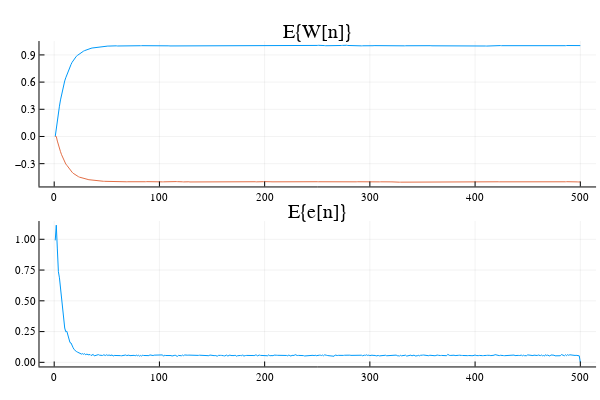

Source (notebook cell):
### Code cell
p1 = plot(w', title = "E{W[n]}", legend = false)
p2 = plot(erro', title = "E{e[n]}", legend = false)
plot(p1, p2, layout = (2,1))

### Figure 1 — Plotly figure (JSON) as saved in the notebook; plotly's stock layout.template omitted (floating-point values rounded to 4 significant figures; data arrays with more than 128 entries replaced by an {"elided": "..."} marker saying what was removed)
{"data": [{"colorbar": {"title": ""}, "legendgroup": "y1", "line": {"color": "rgba(0, 154, 250, 1.000)", "dash": "solid", "shape": "linear", "width": 1}, "mode": "lines", "name": "y1", "showlegend": true, "type": "scatter", "x": {"elided": "500 int values"}, "xaxis": "x1", "y": {"elided": "500 float values"}, "yaxis": "y1", "zmax": null, "zmin": null}, {"colorbar": {"title": ""}, "legendgroup": "y2", "line": {"color": "rgba(227, 111, 71, 1.000)", "dash": "solid", "shape": "linear", "width": 1}, "mode": "lines", "name": "y2", "showlegend": true, "type": "scatter", "x": {"elided": "500 int values"}, "xaxis": "x1", "y": {"elided": "500 float values"}, "yaxis": "y1", "zmax": null, "zmin": null}, {"colorbar": {"title": ""}, "legendgroup": "y1", "line": {"color": "rgba(0, 154, 250, 1.000)", "dash": "solid", "shape": "linear", "width": 1}, "mode": "lines", "name": "y1", "showlegend": true, "type": "scatter", "x": {"elided": "500 int values"}, "xaxis": "x2", "y": {"elided": "500 float values"}, "yaxis": "y2", "zmax": null, "zmin": null}], "layout": {"annotations": [{"font": {"color": "rgba(0, 0, 0, 1.000)", "family": "sans-serif", "size": 20}, "rotation": 0, "showarrow": false, "text": "E{W[n]}", "x": 0.5296, "xanchor": "center", "xref": "paper", "y": 1, "yanchor": "top", "yref": "paper"}, {"font": {"color": "rgba(0, 0, 0, 1.000)", "family": "sans-serif", "size": 20}, "rotation": 0, "showarrow": false, "text": "E{e[n]}", "x": 0.5296, "xanchor": "center", "xref": "paper", "y": 0.5, "yanchor": "top", "yref": "paper"}], "height": 400, "margin": {"b": 20, "l": 0, "r": 0, "t": 20}, "paper_bgcolor": "rgba(255, 255, 255, 1.000)", "plot_bgcolor": "rgba(255, 255, 255, 1.000)", "showlegend": false, "width": 600, "xaxis1": {"anchor": "y1", "domain": [0.06582, 0.9934], "gridcolor": "rgba(0, 0, 0, 0.100)", "gridwidth": 0.5, "linecolor": "rgba(0, 0, 0, 1.000)", "mirror": false, "range": [-13.97, 515.0], "showgrid": true, "showline": true, "showticklabels": true, "tickangle": 0, "tickcolor": "rgb(0, 0, 0)", "tickfont": {"color": "rgba(0, 0, 0, 1.000)", "family": "sans-serif", "size": 11}, "tickmode": "array", "ticks": "inside", "ticktext": ["0", "100", "200", "300", "400", "500"], "tickvals": [0, 100, 200, 300, 400, 500], "title": "", "titlefont": {"color": "rgba(0, 0, 0, 1.000)", "family": "sans-serif", "size": 15}, "type": "-", "visible": true, "zeroline": false, "zerolinecolor": "rgba(0, 0, 0, 1.000)"}, "xaxis2": {"anchor": "y2", "domain": [0.06582, 0.9934], "gridcolor": "rgba(0, 0, 0, 0.100)", "gridwidth": 0.5, "linecolor": "rgba(0, 0, 0, 1.000)", "mirror": false, "range": [-13.97, 515.0], "showgrid": true, "showline": true, "showticklabels": true, "tickangle": 0, "tickcolor": "rgb(0, 0, 0)", "tickfont": {"color": "rgba(0, 0, 0, 1.000)", "family": "sans-serif", "size": 11}, "tickmode": "array", "ticks": "inside", "ticktext": ["0", "100", "200", "300", "400", "500"], "tickvals": [0, 100, 200, 300, 400, 500], "title": "", "titlefont": {"color": "rgba(0, 0, 0, 1.000)", "family": "sans-serif", "size": 15}, "type": "-", "visible": true, "zeroline": false, "zerolinecolor": "rgba(0, 0, 0, 1.000)"}, "yaxis1": {"anchor": "x1", "domain": [0.5376, 0.9415], "gridcolor": "rgba(0, 0, 0, 0.100)", "gridwidth": 0.5, "linecolor": "rgba(0, 0, 0, 1.000)", "mirror": false, "range": [-0.5516, 1.053], "showgrid": true, "showline": true, "showticklabels": true, "tickangle": 0, "tickcolor": "rgb(0, 0, 0)", "tickfont": {"color": "rgba(0, 0, 0, 1.000)", "family": "sans-serif", "size": 11}, "tickmode": "array", "ticks": "inside", "ticktext": ["−0.3", "0.0", "0.3", "0.6", "0.9"], "tickvals": [-0.3, 0, 0.3, 0.6, 0.9], "title": "", "titlefont": {"color": "rgba(0, 0, 0, 1.000)", "family": "sans-serif", "size": 15}, "type": "-", "visible": true, "zeroline": false, "zerolinecolor": "rgba(0, 0, 0, 1.000)"}, "yaxis2": {"anchor": "x2", "domain": [0.03762, 0.4415], "gridcolor": "rgba(0, 0, 0, 0.100)", "gridwidth": 0.5, "linecolor": "rgba(0, 0, 0, 1.000)", "mirror": false, "range": [-0.03345, 1.148], "showgrid": true, "showline": true, "showticklabels": true, "tickangle": 0, "tickcolor": "rgb(0, 0, 0)", "tickfont": {"color": "rgba(0, 0, 0, 1.000)", "family": "sans-serif", "size": 11}, "tickmode": "array", "ticks": "inside", "ticktext": ["0.00", "0.25", "0.50", "0.75", "1.00"], "tickvals": [0, 0.25, 0.5, 0.75, 1], "title": "", "titlefont": {"color": "rgba(0, 0, 0, 1.000)", "family": "sans-serif", "size": 15}, "type": "-", "visible": true, "zeroline": false, "zerolinecolor": "rgba(0, 0, 0, 1.000)"}}}
